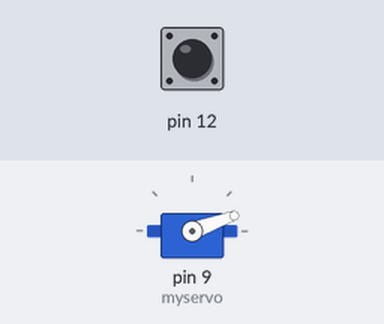
Bench run of a sketch on a simulated Arduino Uno, built with avr-gcc and run on an emulated ATmega328P. Shown: servo. Inputs (shaded band) come from the test bench; at power-on: pin 12 HIGH.

Above: at 1.2 s.
1.3 s: pin 12 pulled LOW for 0.15 s
At 1.37 s:
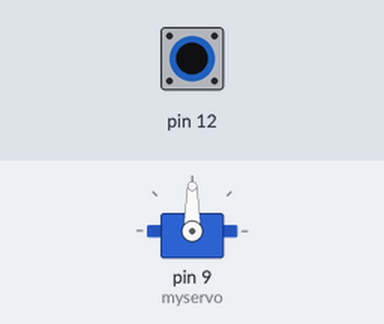
2.9 s: pin 12 pulled LOW for 3.2 s
At 7.5 s:
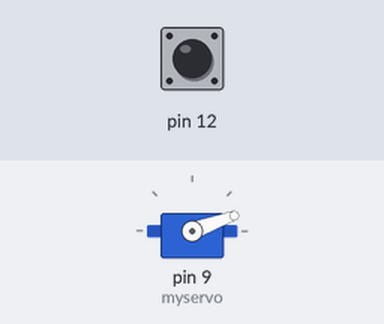
Timing chart, 0 to 9.0 s (numbered marks = the images above; inputs shaded):
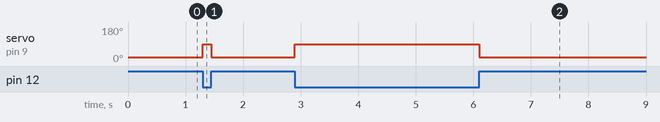

Measured:
- after the input at 1.3 s, servo on pin 9 (myservo): 20° → 90° at once, → 20° 0.15 s later
- after the input at 2.9 s, servo on pin 9 (myservo): 20° → 90° at once, → 20° 3.2 s later

The sketch:

sketch_jun14b.ino
```cpp
#include <Servo.h>

Servo myservo;

void setup()
{
  pinMode(12, INPUT_PULLUP);
  myservo.attach(9);
  myservo.write(0);
}

void loop() {
if(digitalRead(12)!=HIGH){
  myservo.write(90);
}else{
  myservo.write(20);
}


}
```
